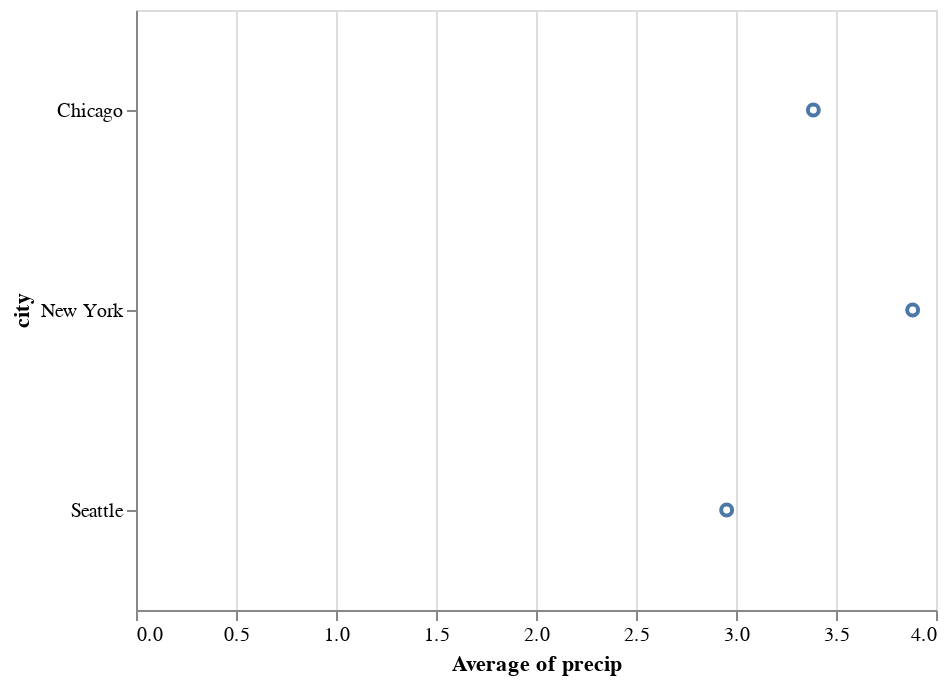

The notebook cell saved with this chart:
### Markdown cell above
## Data Transformation: Aggregation

To allow for more flexibility in how data are visualized, Altair has a built-in syntax for *aggregation* of data. For example, we can compute the average of all values by specifying an aggregation function along with the field name:

### Code cell
alt.Chart(df).mark_point().encode(
    x='average(precip)',
    y='city'
)

### Figure 1 — Vega-Lite specification as saved in the notebook (floating-point values rounded to 4 significant figures)
{"$schema": "https://vega.github.io/schema/vega-lite/v2.6.0.json", "config": {"view": {"height": 300, "width": 400}}, "data": {"name": "data-fdfbb22e8e0e89f6556d8a3b434b0c97"}, "datasets": {"data-fdfbb22e8e0e89f6556d8a3b434b0c97": [{"city": "Seattle", "month": "Apr", "precip": 2.68}, {"city": "Seattle", "month": "Aug", "precip": 0.87}, {"city": "Seattle", "month": "Dec", "precip": 5.31}, {"city": "New York", "month": "Apr", "precip": 3.94}, {"city": "New York", "month": "Aug", "precip": 4.13}, {"city": "New York", "month": "Dec", "precip": 3.58}, {"city": "Chicago", "month": "Apr", "precip": 3.62}, {"city": "Chicago", "month": "Aug", "precip": 3.98}, {"city": "Chicago", "month": "Dec", "precip": 2.56}]}, "encoding": {"x": {"aggregate": "average", "field": "precip", "type": "quantitative"}, "y": {"field": "city", "type": "nominal"}}, "mark": "point"}
